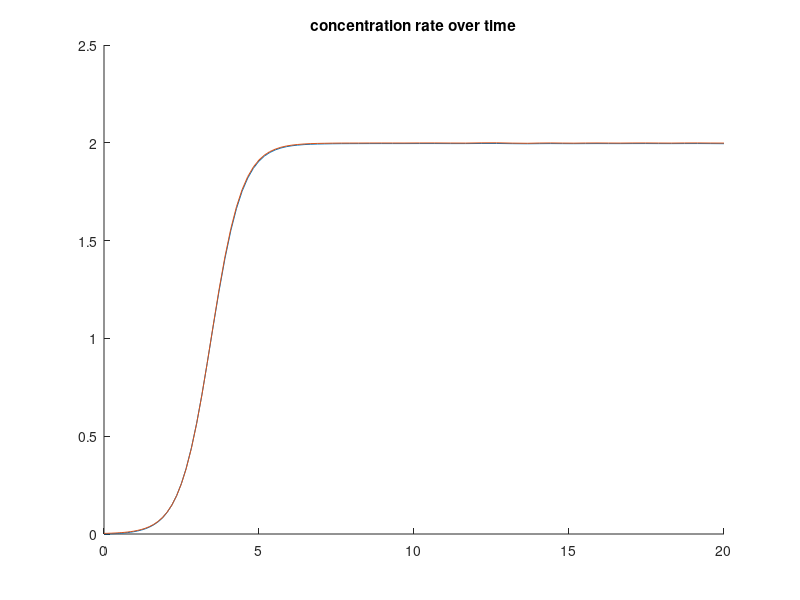
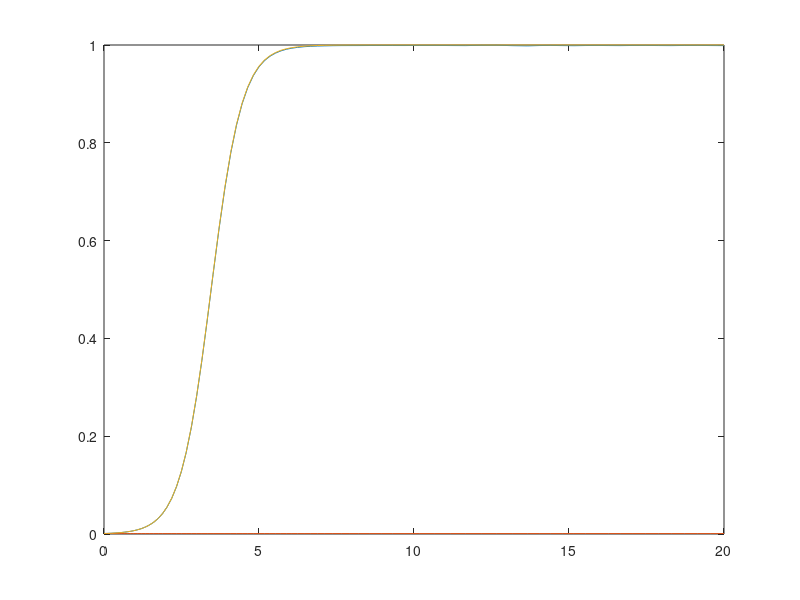
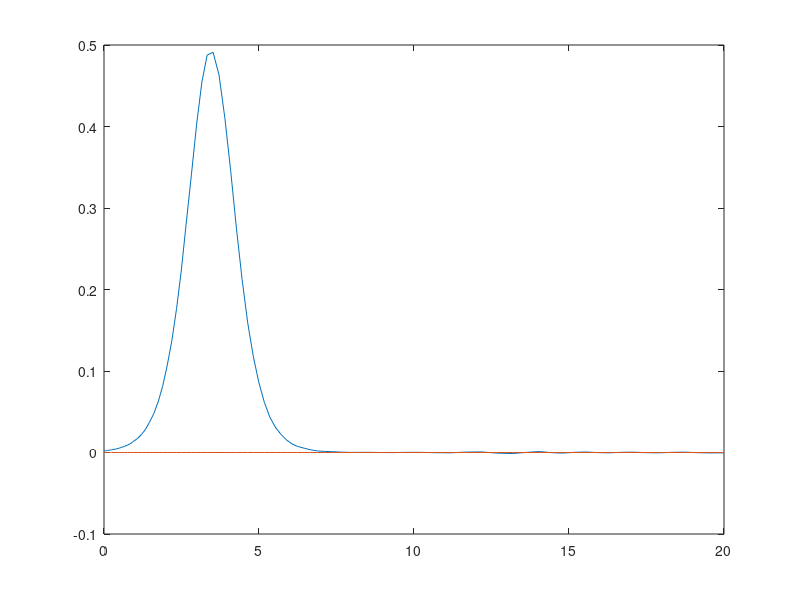

MATLAB code for these plots, in order:
% syms x(t) y(t) lambda1 lambda2
% eqns = [diff(x,t) == lambda1*x*(1-x-y), diff(y,t) == lambda2*y*(1-x-y)];
% conds = [y(0) == 0.001, x(0) == 0.001];
% sol = dsolve(eqns, conds)
%%
production1 = 2;
production2 = 1;
resistance1 = 3;
resistance2 = 1000;
lambda1 = 2;
lambda2 = 0;
intial_pop =[1e-3; 1e-3];
bacteria_growth = @(t,y) [lambda1*y(1)*(1-y(1)-y(2)); ...
                          lambda2*y(2)*(1-y(1)-y(2))];

[t,y] = ode45(bacteria_growth,[0 20],intial_pop);
dndt = [gradient(y(:,1),t), ...
        gradient(y(:,2),t)];
concentration = cumtrapz(t,dndt(:,1)*production1 + dndt(:,2)*production2);
I = find(concentration>min(resistance1,resistance2),1,'first');

find_steady_t = @(lambda, eps, n0) (1/lambda)*log((1+n0*eps-eps-n0)/(n0*eps));
t1 = find_steady_t(lambda1, 1e-1, 1e-3)
t2 = find_steady_t(lambda2, 1e-1, 1e-3)
figure(2); clf;
title('Population over time')
plot(t,y); hold all;
plot(t,intial_pop(1)*exp(lambda1*t)./(1+intial_pop(1)*(exp(lambda1*t)-1)));
plot([t(I), t(I)],[y(I,1),y(I,2)],'*', 'displayname','''killing time''')
figure(3); clf;
title('Growth rate over time')
plot(t,dndt); hold all;
figure(1); clf; hold on;
title('concentration rate over time');
plot(t,concentration);
plot(t,y(:,1)*production1 + y(:,2)*production2);
plot(t(I),concentration(I),'*','displayname','Resistance');


